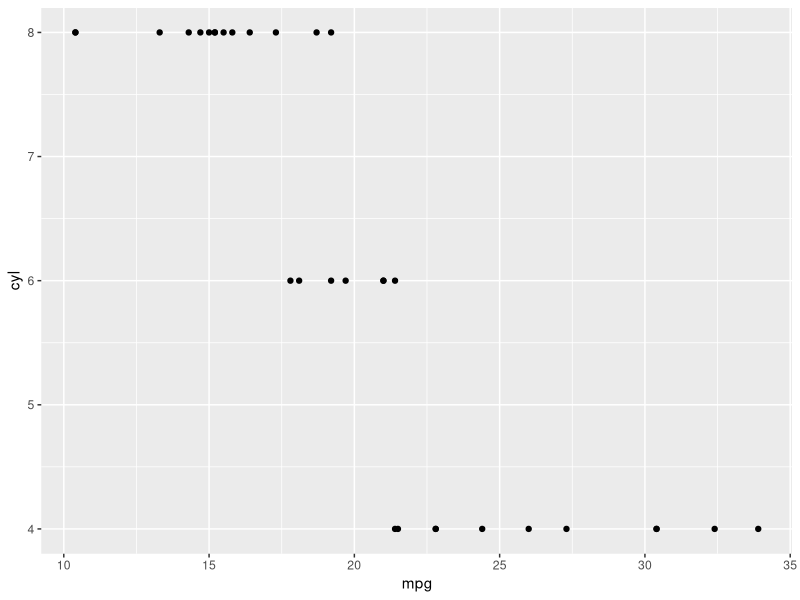
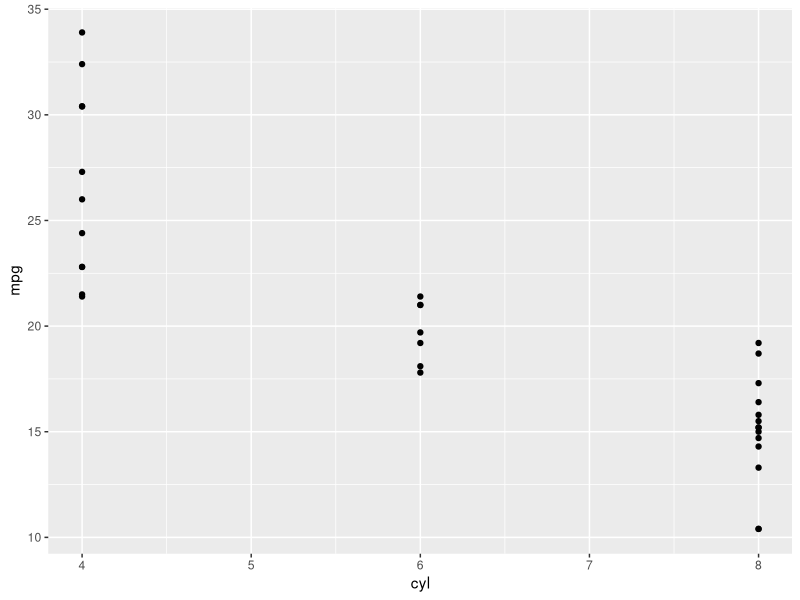
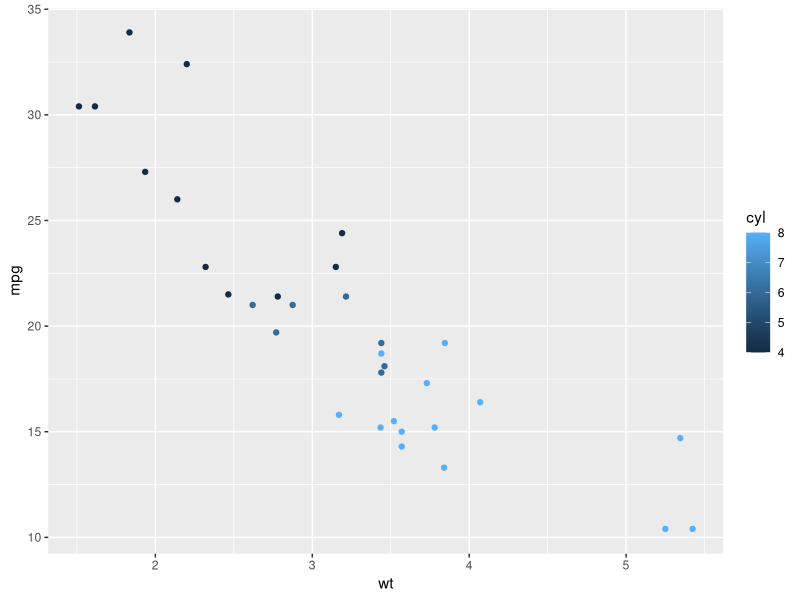
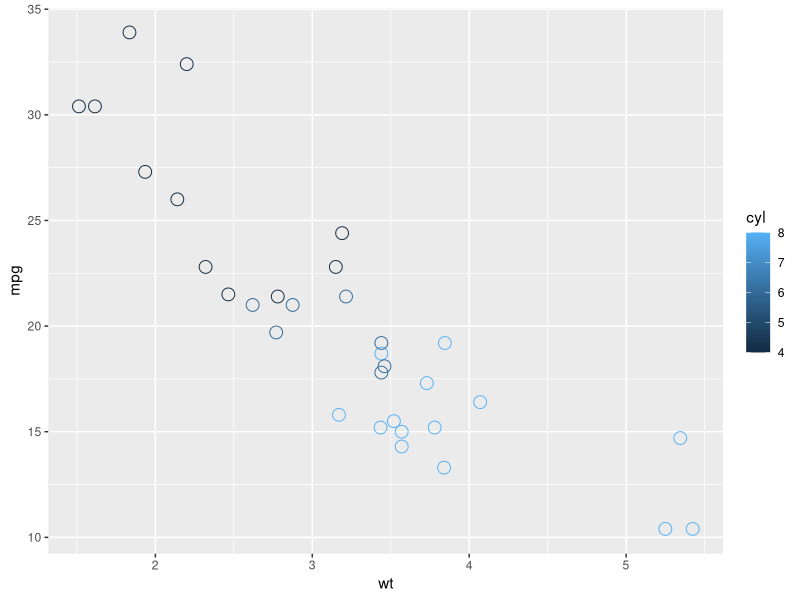
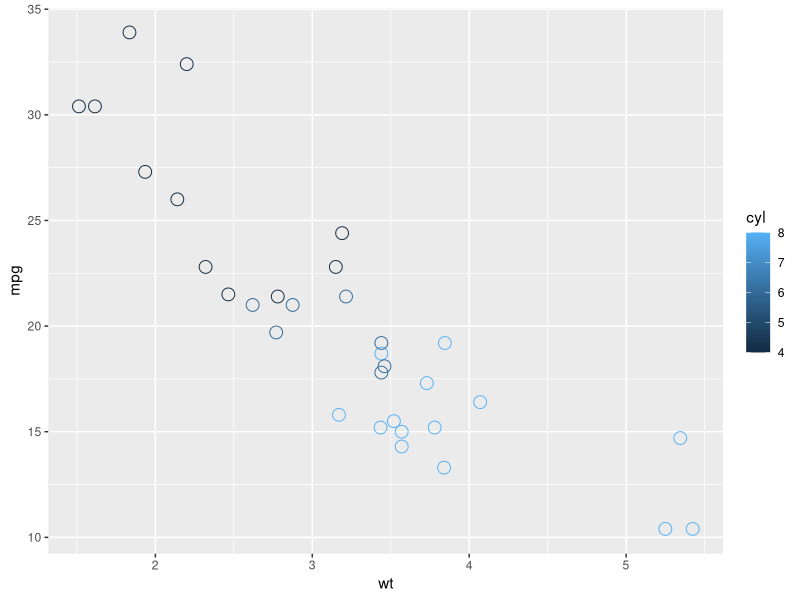
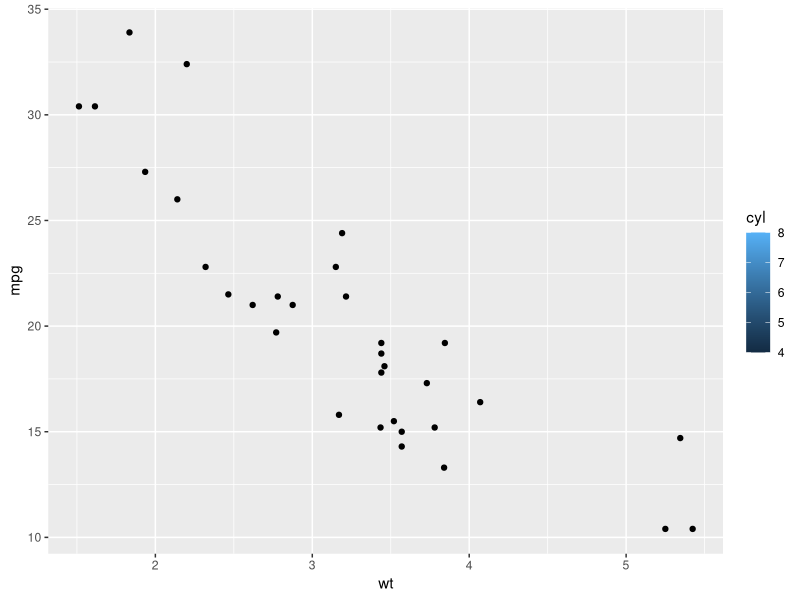
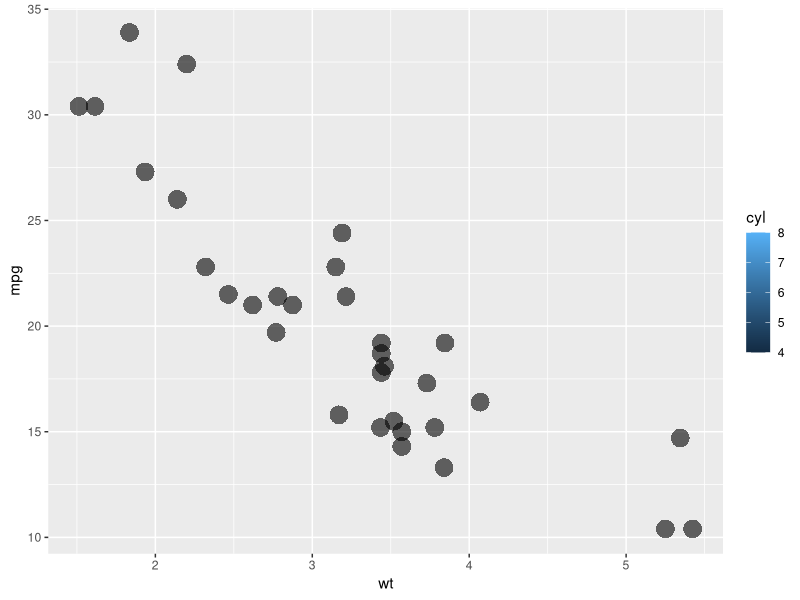
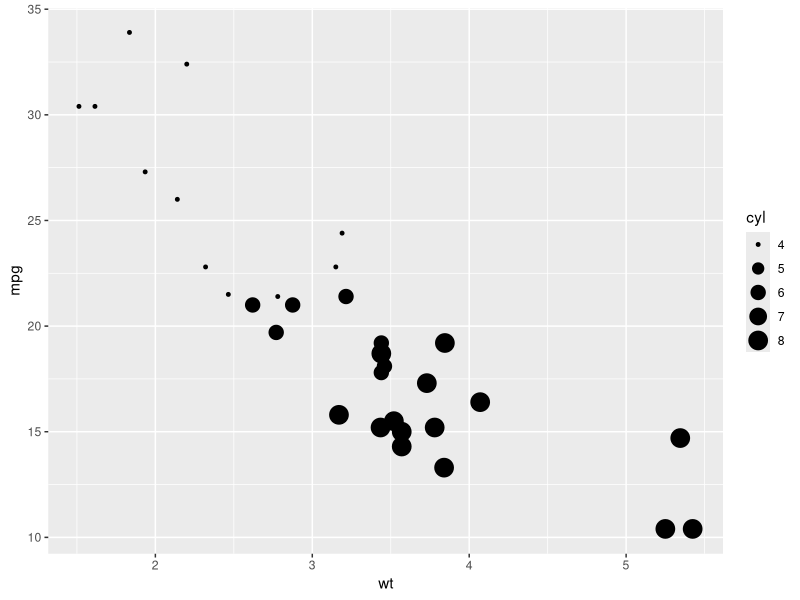

These figures' R source, in order: (Note: this script raises an error after producing the figures.)
#Part 3 aesthetics
library(datasets)
mtcars
library(ggplot2)
# part 1
# Map cyl to y
ggplot(mtcars,aes(x=mpg,y=cyl))+geom_point()


# Map cyl to x
ggplot(mtcars,aes(x=cyl,y=mpg))+ geom_point()


# Map cyl to col
ggplot(mtcars, aes(x=wt, y=mpg, col=cyl))+geom_point()


# Change shape and size of the points in the above plot
ggplot(mtcars, aes(x=wt, y=mpg, col=cyl))+geom_point(shape=1, size=4)


# part 2
# Given from the previous exercise
ggplot(mtcars, aes(x = wt, y = mpg, col = cyl)) +
  geom_point(shape = 1, size = 4)

# Map cyl to fill
ggplot(mtcars, aes(x = wt, y = mpg, fill = cyl)) +
  geom_point()


# Change shape, size and alpha of the points in the above plot
ggplot(mtcars, aes(x = wt, y = mpg, fill = cyl)) +
  geom_point(shape = 16, size = 6, alpha=0.6)


#part 3
# Map cyl to size
ggplot(mtcars, aes(wt,mpg,size= cyl)) +geom_point()


# Map cyl to alpha
ggplot(mtcars, aes(wt,mpg,alpha= cyl)) +geom_point()


# Map cyl to shape 
ggplot(mtcars, aes(wt, mpg, shape =cyl)) +geom_point()


# Map cyl to labels
ggplot(mtcars, aes(wt, mpg,label =cyl)) +geom_text()


#part 4
# Define a hexadecimal color
my_color <- "#123456"

# Set the color aesthetic 
ggplot(mtcars,aes(x=wt,y=mpg,col=cyl))+geom_point()


# Set the color aesthetic and attribute 
ggplot(mtcars,aes(wt,mpg,col=cyl))+geom_point(col=my_color)


# Set the fill aesthetic and color, size and shape attributes
ggplot(mtcars,aes(wt,mpg,fill=cyl))+geom_point(size=10,shape=23,col=my_color)


#part 5
# Expand to draw points with alpha 0.5
ggplot(mtcars, aes(x = wt, y = mpg, fill = cyl)) + geom_point(alpha=0.5)


# Expand to draw points with shape 24 and color yellow
ggplot(mtcars, aes(x = wt, y = mpg, fill = cyl)) + geom_point(shape=24,col="yellow")


# Expand to draw text with label x, color red and size 10
ggplot(mtcars, aes(x = wt, y = mpg, fill = cyl))+geom_text(label="x",col="red",size=10)


#part 6
# Map mpg onto x, qsec onto y and factor(cyl) onto col
ggplot(mtcars,aes(mpg,qsec,col=factor(cyl)))+geom_point()


# Add mapping: factor(am) onto shape
ggplot(mtcars,aes(mpg,qsec,col=factor(cyl),shape=factor(am))) + geom_point()


# Add mapping: (hp/wt) onto size
ggplot(mtcars,aes(mpg,qsec,col=factor(cyl),shape=factor(am),size=(hp/wt))) + geom_point()


#part 7
# The base layer, cyl.am, is available for you
# Add geom (position = "stack" by default)
cyl.am + 
  geom_bar(position="stack")

# Fill - show proportion
cyl.am + 
  geom_bar(position = "fill")  

# Dodging - principles of similarity and proximity
cyl.am +
  geom_bar(position = "dodge") 

# Clean up the axes with scale_ functions
val = c("#E41A1C", "#377EB8")
lab = c("Manual", "Automatic")
cyl.am +
  geom_bar(position = "dodge") +
  scale_x_discrete("Cylinders") + 
  scale_y_continuous("Number") +
  scale_fill_manual("Transmission", 
                    values = val,
                    labels = lab) 


# part 8
# Add a new column called group
mtcars$group <- 0

# Create jittered plot of mtcars: mpg onto x, group onto y
ggplot(mtcars, aes(x=mpg,y=group)) + geom_jitter()

# Change the y aesthetic limits
ggplot(mtcars, aes(x=mpg,y=group)) + geom_jitter() +scale_y_continuous(limits = c(-2,2))


#part 9
# Basic scatter plot: wt on x-axis and mpg on y-axis; map cyl to col
ggplot(mtcars, aes(wt,mpg,col=cyl))+geom_point(size=4)


# Hollow circles - an improvement
ggplot(mtcars, aes(wt,mpg,col=cyl))+geom_point(size=4,shape=1)


# Add transparency - very nice
ggplot(mtcars, aes(wt,mpg,col=cyl))+geom_point(size=4,alpha=0.6)


#part 10
# Scatter plot: carat (x), price (y), clarity (col)
ggplot(diamonds, aes(carat, price, col=clarity)) + geom_point()


# Adjust for overplotting
ggplot(diamonds, aes(carat, price, col=clarity)) + geom_point(alpha= 0.5)


# Scatter plot: clarity (x), carat (y), price (col)
ggplot(diamonds, aes(clarity, carat, col=price)) + geom_point(alpha= 0.5)


# Dot plot with jittering
ggplot(diamonds, aes(clarity, carat, col=price)) + geom_point(position="jitter",alpha= 0.5)


#Part 4 three types of plotting: scatter plots,bar plots, and line plots
#type 1: scatter plots(jitter,abline(add straight line to a plot))
#part1
# Plot the cyl on the x-axis and wt on the y-axis
ggplot(mtcars, aes(cyl, wt)) +geom_point()


# Use geom_jitter() instead of geom_point()
ggplot(mtcars, aes(cyl, wt)) +geom_jitter()


# Define the position object using position_jitter(): posn.j
posn.j = position_jitter(0.1)

# Use posn.j in geom_point()
ggplot(mtcars, aes(cyl, wt)) + geom_point(position =posn.j)


#part2
# Examine the structure of Vocab
str(Vocab)

# Basic scatter plot of vocabulary (y) against education (x). Use geom_point()
ggplot(Vocab, aes(education, vocabulary)) + geom_point()


# Use geom_jitter() instead of geom_point()
ggplot(Vocab, aes(education, vocabulary)) + geom_jitter()


# Using the above plotting command, set alpha to a very low 0.2
ggplot(Vocab, aes(education, vocabulary)) + geom_jitter(alpha =0.2)


# Using the above plotting command, set the shape to 1
ggplot(Vocab, aes(education, vocabulary)) + geom_jitter(alpha =0.2, shape=1)


#type 2: bar plots (histogram, bar, errorbar)
#part1
# Make a univariate histogram
ggplot(mtcars,aes(mpg))+geom_histogram()


# Change the bin width to 1
ggplot(mtcars,aes(mpg))+geom_histogram(binwidth=1)


# Change the y aesthetic to density
ggplot(mtcars,aes(mpg))+geom_histogram(aes(y=..density..), binwidth=1)


# Custom color code
myBlue <- "#377EB8"

# Change the fill color to myBlue
ggplot(mtcars,aes(x=mpg))+geom_histogram(aes(y=..density..), binwidth=1,fill=myBlue)


#part2
#Three position arguments will be introduced here:  
#- stack: place the bars on top of each other. Counts are used. 
#- fill: place the bars on top of each other, but this time use proportions. 
#- dodge: place the bars next to each other. Counts are used.
# Draw a bar plot of cyl, filled according to am
ggplot(mtcars,aes(x = cyl, fill = am))+geom_bar()


# Change the position argument to stack
ggplot(mtcars,aes(x = cyl, fill = am))+geom_bar(position = "stack")


# Change the position argument to fill
ggplot(mtcars,aes(x = cyl, fill = am))+geom_bar(position = "fill")


# Change the position argument to dodge
ggplot(mtcars,aes(x = cyl, fill = am))+geom_bar(position = "dodge")


#part3
# Draw a bar plot of cyl, filled according to am
ggplot(mtcars, aes(cyl, fill=am)) + geom_bar()

# Change the position argument to "dodge"
ggplot(mtcars, aes(cyl, fill=am)) + geom_bar(position ="dodge")

# Define posn_d with position_dodge()
posn_d =position_dodge(0.2)

# Change the position argument to posn_d
ggplot(mtcars, aes(cyl, fill=am)) + geom_bar(position = posn_d)

# Use posn_d as position and adjust alpha to 0.6
ggplot(mtcars, aes(cyl, fill=am)) + geom_bar(position = posn_d, alpha=0.6)


#part4
# A basic histogram, add coloring defined by cyl 
ggplot(mtcars, aes(mpg,fill=cyl)) +
  geom_histogram(binwidth = 1)

# Change position to identity 
ggplot(mtcars, aes(mpg, fill=cyl)) +
  geom_histogram(binwidth = 1, position="identity")

# Change geom to freqpoly (position is identity by default) 
ggplot(mtcars, aes(mpg, col=cyl)) + geom_freqpoly(binwidth=1)


#part5
# Example of how to use a brewed color palette
ggplot(mtcars, aes(x = cyl, fill = am)) +
  geom_bar() +
  scale_fill_brewer(palette = "Set1")

# Use str() on Vocab to check out the structure
str(Vocab)

# Plot education on x and vocabulary on fill
# Use the default brewed color palette
ggplot(Vocab, aes(education, fill=vocabulary)) + geom_bar(position="fill") + scale_fill_brewer()


#part6
# Final plot of last exercise
ggplot(Vocab, aes(x = education, fill = vocabulary)) +
  geom_bar(position = "fill") +
  scale_fill_brewer()

# Definition of a set of blue colors
blues <- brewer.pal(9, "Blues")

# Make a color range using colorRampPalette() and the set of blues
blue_range <- colorRampPalette(blues)

# Use blue_range to adjust the color of the bars, use scale_fill_manual()
ggplot(Vocab, aes(x = education, fill = vocabulary)) +
  geom_bar(position = "fill") +
  scale_fill_manual(values = blue_range(11))


#part7
# Basic histogram plot command
ggplot(mtcars, aes(mpg)) + 
  geom_histogram(binwidth = 1)

# Expand the histogram to fill using am
ggplot(mtcars, aes(mpg,fill=am)) + 
  geom_histogram(binwidth = 1)


# Change the position argument to "dodge"
ggplot(mtcars, aes(mpg,fill=am)) + 
  geom_histogram(binwidth = 1,position = "dodge")


# Change the position argument to "fill"
ggplot(mtcars, aes(mpg,fill=am)) + 
  geom_histogram(binwidth = 1,position = "fill")


# Change the position argument to "identity" and set alpha to 0.4
ggplot(mtcars, aes(mpg,fill=am)) + 
  geom_histogram(binwidth = 1,position = "identity",alpha=0.4)


# Change fill to cyl
ggplot(mtcars, aes(mpg,fill=cyl)) + 
  geom_histogram(binwidth = 1,position = "identity",alpha=0.4)



#type 3: line plots
#part1
# Print out head of economics
head(economics)

# Plot unemploy as a function of date using a line plot
ggplot(economics, aes(x = date, y = unemploy)) + geom_line()


# Adjust plot to represent the fraction of total population that is unemployed
ggplot(economics, aes(x = date, y = unemploy/pop)) + geom_line()


#part2
# Expand the following command with geom_rect() to draw the recess periods
ggplot(economics, aes(x = date, y = unemploy/pop)) +
  geom_rect(data=recess, inherit.aes=FALSE,aes(xmin=begin, xmax=end, ymin=-Inf, ymax=+Inf),fill= "red", alpha=0.2) +
  geom_line()


#part3
# Check the structure as a starting point
str(fish.species)

# Use gather to go from fish.species to fish.tidy
fish.tidy <- gather(fish.species, Species, Capture, -Year)


#part4
# Recreate the plot shown on the right
ggplot(fish.tidy, aes(x = Year, y = Capture, col= Species)) + geom_line()



#Part 5 qplot and wrap-up
#part 1
# The old way (shown)
plot(mpg ~ wt, data = mtcars)

# Using ggplot:
ggplot(mtcars,aes(wt,mpg)) + geom_point()

# Using qplot:
qplot(wt,mpg,data=mtcars)


#part 2
# basic scatter plot:
qplot(wt,mpg,data=mtcars)

# Categorical:
# cyl
qplot(wt,mpg,data=mtcars,size=cyl)

# gear
qplot(wt,mpg,data=mtcars,size=gear)

# Continuous
# hp
qplot(wt,mpg,data=mtcars,col=hp)

# qsec
qplot(wt,mpg,data=mtcars,col=qsec)


#part3
# qplot() with x only
qplot(factor(cyl),data=mtcars)

# qplot() with x and y
qplot(factor(cyl),factor(vs),data=mtcars)

# qplot() with geom set to jitter manually
qplot(factor(cyl),factor(vs),data=mtcars,geom="jitter")


#part4
# Make a dot plot with ggplot
ggplot(mtcars, aes(cyl, wt, fill = factor(am))) + geom_dotplot(stackdir="center",binaxis="y")

# qplot with geom "dotplot", binaxis = "y" and stackdir = "center"
qplot(cyl, wt, data = mtcars, fill = factor(am), geom=c("dotplot"), binaxis = "y",stackdir = "center")


#part5
# ChickWeight is available in your workspace

# Check out the head of ChickWeight
head(ChickWeight)

# Use ggplot() for the second instruction
ggplot(ChickWeight,aes(Time,weight))+geom_line(aes(group=Chick))


# Use ggplot() for the third instruction
ggplot(ChickWeight,aes(Time,weight,col=Diet))+geom_line(aes(group=Chick))


# Use ggplot() for the last instruction
ggplot(ChickWeight,aes(Time,weight,color=Diet))+geom_line(aes(group=Chick),alpha=0.3)+geom_smooth(lwd=2,se=FALSE)


#part6
# titanic is avaliable in your workspace

# Check out the structure of titanic
str(titanic)

# Use ggplot() for the first instruction
ggplot(titanic, aes(factor(Pclass), fill = factor(Sex))) + geom_bar(position ="dodge")

# Use ggplot() for the second instruction
ggplot(titanic, aes(factor(Pclass), fill = factor(Sex))) + geom_bar(position ="dodge") + facet_grid(". ~Survived")

# Position jitter (use below)
posn.j <- position_jitter(0.5, 0)

# Use ggplot() for the last instruction
ggplot(titanic, aes(factor(Pclass), Age, col = factor(Sex))) + geom_jitter(size = 3, alpha= 0.5, position =posn.j) + facet_grid(". ~Survived")



